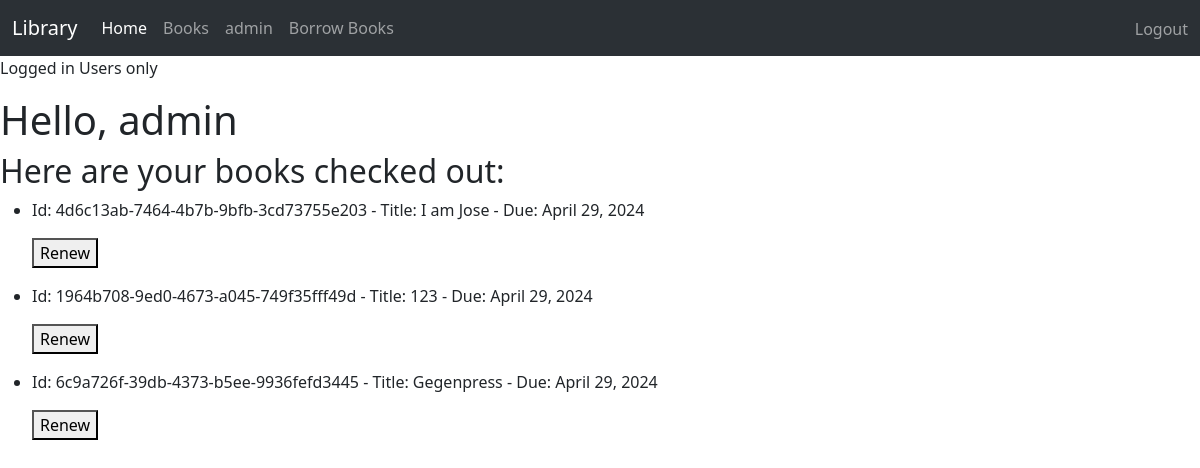
The app's page /my_view/ (signed in), older data.
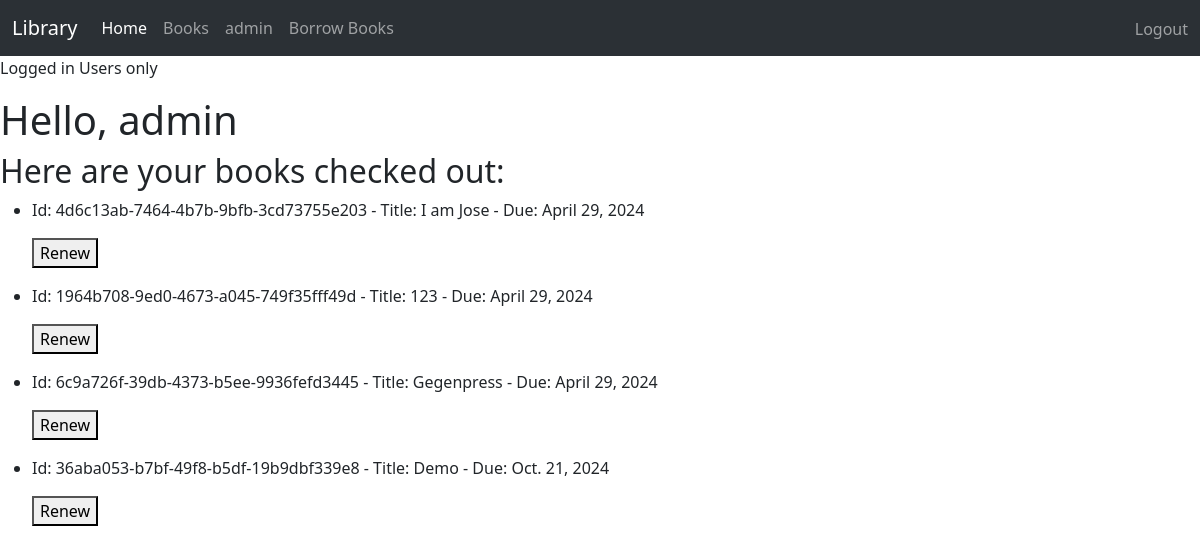
The same page, newer data.
### catalog/models.py (models this page shows, shortened)
class BookInstance(models.Model):
    id = models.UUIDField(primary_key=True,default=uuid.uuid4)
    book = models.ForeignKey('Book',on_delete=models.RESTRICT,null=True)
    imprint = models.CharField(max_length=200)
    due_back = models.DateField(null=True,blank=True)
    borrower = models.ForeignKey(User,on_delete=models.SET_NULL,null=True)
    LOAN_STATUS = (
        ('m','Maintenance'),
        ('o','On Loan'),
        ('a','Available'),
        ('r','Reserved')
    )
    status = models.CharField(max_length=1,choices=LOAN_STATUS,blank=True,default='m')
    class Meta:
        ordering = ['due_back']

class Book(models.Model):
    title = models.CharField(max_length=200)
    author = models.ForeignKey('Author',on_delete=models.SET_NULL,null=True)
    summary = models.TextField(max_length=600)
    isbn = models.CharField('ISBN',max_length=13,unique=True)
    genre = models.ManyToManyField(Genre)
    language = models.ForeignKey('Language',on_delete=models.SET_NULL,null=True)

### catalog/views.py (the view)
# urls.py: path('my_view/',views.CheckedOutBooksByUserView.as_view(),name='my_view'),
class CheckedOutBooksByUserView(LoginRequiredMixin,ListView):
    model = BookInstance
    template_name = 'catalog/my_view.html'
    paginate_by = 5 #5 book instances per page
    def get_queryset(self):
        return BookInstance.objects.filter(borrower=self.request.user).order_by('due_back')

### catalog/templates/catalog/my_view.html (shortened to what this page needs)
{% extends "catalog/index.html" %}
{% block content %}
<p>Logged in Users only</p>
<h1> Hello, {{ user.get_username }} </h1>
<h2>Here are your books checked out:</h2>
{% for book_instance in bookinstance_list %}
<ul>
    <li>
        <p>Id: {{ book_instance.id }} - Title: {{ book_instance.book.title }} - Due: {{ book_instance.due_back }}</p>
        <form action="{% url 'catalog:renew_book' book_instance.id %}" method="post">
            <button type="submit">Renew</button>
        </form>
    </li>
</ul>
{% endfor %}
{% endblock content %}

### catalog/templates/catalog/index.html (shortened to what this page needs)
<html lang="en">
<head>
    <link href="https://cdn.jsdelivr.net/npm/bootstrap@5.3.3/dist/css/bootstrap.min.css" rel="stylesheet">
</head>
<body>
    <nav class="navbar navbar-expand-lg bg-body-tertiary" data-bs-theme="dark">
        <div class="container-fluid">
            <a class="navbar-brand" href="#">Library</a>
            <div class="collapse navbar-collapse" id="navbarNav">
                <ul class="navbar-nav">
                    <li class="nav-item">
                        <a class="nav-link active" aria-current="page" href="{% url 'catalog:index' %}">Home</a>
                    </li>
                    <li class="nav-item">
                        <a class="nav-link" href=" {% url 'catalog:book_list' %}">Books</a>
                    </li>
                    <li class="nav-item">
                        <a class="nav-link" href="{% url 'catalog:my_view' %}">{{user.get_username}}</a>
                    </li>
                    <li class="nav-item">{% if user.is_authenticated %}
                        <a class="nav-link" aria-disabled="true">Borrow Books</a>
                        {% else %}
                        <a class="nav-link disabled" aria-disabled="true">Borrow Books</a>
                    </li>
                    {% endif %}
                </ul>
                <div class="ms-auto">
                    <ul class="navbar-nav">
                        <li class="nav-item">
                            {% if user.is_authenticated %}
                            <form action="{% url 'logout' %}" method="post" style="display:inline;">
                                <button type="submit" class="btn btn-link nav-link" style="display:inline; padding:0; background:none; border:none;">Logout</button>
                            </form>
                            {% else %}
                            <a class="nav-link" href="{% url 'login' %}">Login</a>
                            {% endif %}
                        </li>
                    </ul>
                </div>
            </div>
        </div>
    </nav>
    {% block content %}{% endblock content %}
</html>

Row changes from the older to the newer data that the page shows:
added BookInstance: id "36aba053-b7bf-49f8-b5df-19b9dbf339e8", book "Demo", due_back "Oct. 21, 2024"
